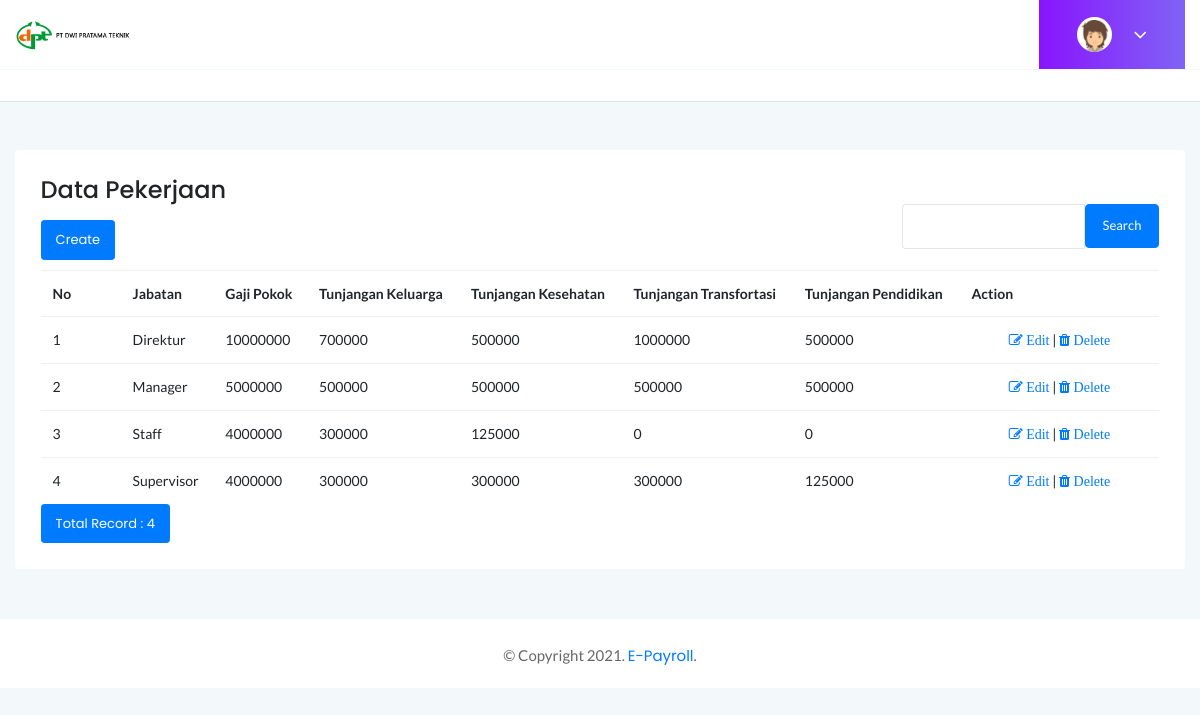
The page /index.php/pekerjaan on the database its author committed.
### tables this page shows
CREATE TABLE `pekerjaan` (
  `id_pekerjaan` int(11) NOT NULL,
  `pekerjaan` varchar(30) DEFAULT NULL,
  `gapok` int(11) DEFAULT NULL,
  `tukes` int(11) DEFAULT NULL,
  `tutra` int(11) DEFAULT NULL,
  `tupen` int(11) DEFAULT NULL,
  `tukel` int(11) DEFAULT NULL
);

### application/controllers/Pekerjaan.php (called while the page is built, shortened)
<?php
class Pekerjaan extends CI_Controller
{
	public function index()
    {
        $q = urldecode($this->input->get('q', TRUE));
        $start = intval($this->input->get('start'));
        if ($q <> '') {
            $config['base_url'] = base_url() . 'admin/index.html?q=' . urlencode($q);
            $config['first_url'] = base_url() . 'admin/index.html?q=' . urlencode($q);
        } else {
            $config['base_url'] = base_url() . 'admin/index.html';
            $config['first_url'] = base_url() . 'admin/index.html';
        }
        $config['per_page'] = 10;
        $config['page_query_string'] = TRUE;
        $config['total_rows'] = $this->M_pekerjaan->total_rows($q);
        $pekerjaan = $this->M_pekerjaan->get_limit_data($config['per_page'], $start, $q);
        $this->load->library('pagination');
        $this->pagination->initialize($config);
        $data = array(
            'pekerjaan_data' => $pekerjaan,
            'q' => $q,
            'pagination' => $this->pagination->create_links(),
            'total_rows' => $config['total_rows'],
            'start' => $start,
            'konten' => 'admin/listpekerjaan',
            'judul' => 'Data Pekerjaan',
        );
        $this->load->view('index', $data);
    }
}

### index.php (called while the page is built, shortened)
<?php
require_once BASEPATH.'core/CodeIgniter.php';

### application/config/config.php (called while the page is built, shortened)
<?php
$config['base_url'] = 'http://localhost/e-payroll/';
$config['index_page'] = '';
$config['uri_protocol']	= 'REQUEST_URI';
$config['url_suffix'] = '';
$config['language']	= 'english';
$config['charset'] = 'UTF-8';
$config['enable_hooks'] = FALSE;
$config['subclass_prefix'] = 'MY_';
$config['composer_autoload'] = FALSE;
$config['permitted_uri_chars'] = 'a-z 0-9~%.:_\-';
$config['enable_query_strings'] = FALSE;
$config['controller_trigger'] = 'c';
$config['function_trigger'] = 'm';
$config['directory_trigger'] = 'd';
$config['allow_get_array'] = TRUE;
$config['log_threshold'] = 0;
$config['log_path'] = '';
$config['log_file_extension'] = '';
$config['log_file_permissions'] = 0644;
$config['log_date_format'] = 'Y-m-d H:i:s';
$config['error_views_path'] = '';
$config['cache_path'] = '';
$config['cache_query_string'] = FALSE;
$config['encryption_key'] = '';
$config['sess_driver'] = 'files';
$config['sess_cookie_name'] = 'ci_session';
$config['sess_expiration'] = 7200;
$config['sess_save_path'] = NULL;
$config['sess_match_ip'] = FALSE;
$config['sess_time_to_update'] = 300;
$config['sess_regenerate_destroy'] = FALSE;
$config['cookie_prefix']	= '';
$config['cookie_domain']	= '';
$config['cookie_path']		= '/';
$config['cookie_secure']	= FALSE;
$config['cookie_httponly'] 	= FALSE;
$config['standardize_newlines'] = FALSE;
$config['global_xss_filtering'] = FALSE;
$config['csrf_protection'] = FALSE;
$config['csrf_token_name'] = 'csrf_test_name';
$config['csrf_cookie_name'] = 'csrf_cookie_name';
$config['csrf_expire'] = 7200;
$config['csrf_regenerate'] = TRUE;
$config['csrf_exclude_uris'] = array();
$config['compress_output'] = FALSE;
$config['time_reference'] = 'local';
$config['rewrite_short_tags'] = FALSE;
$config['proxy_ips'] = '';

### application/models/M_pekerjaan.php (called while the page is built, shortened)
<?php
class M_pekerjaan extends CI_Model
{
	public $table = 'pekerjaan';
    public $id = 'id_pekerjaan';
    public $order = 'DESC';
	function total_rows($q = NULL) {
        $this->db->like('id_pekerjaan', $q);
		$this->db->or_like('pekerjaan', $q);
		$this->db->or_like('gapok', $q);
		$this->db->or_like('tukes', $q);
		$this->db->or_like('tutra', $q);
		$this->db->or_like('tupen', $q);
		$this->db->from($this->table);
        return $this->db->count_all_results();
    }
	function get_limit_data($limit, $start = 0, $q = NULL) {
        $this->db->order_by($this->id, $this->order);
        $this->db->like('id_pekerjaan', $q);
		$this->db->or_like('pekerjaan', $q);
		$this->db->or_like('gapok', $q);
		$this->db->or_like('tukes', $q);
		$this->db->or_like('tutra', $q);
		$this->db->or_like('tupen', $q);
		$this->db->limit($limit, $start);
        return $this->db->get($this->table);
    }
}

### application/views/admin/listpekerjaan.php (the view, shortened to what this page needs)
   <div class="main-content-inner">
       <div class="container">
           <div class="row">
<div class="col-lg-12 mt-5">
                   <div class="card">
                       <div class="card-body">
			<h4><?= $judul;?></h4>
			<div class="row" style="margin-bottom: 10px">
				<div class="col-md-4 mt-3">
					<?= anchor(base_url('pekerjaan/create'),'Create', 'class="btn btn-sm btn-primary"');?>
				</div>
				<div class="col-md-4 text-center">
				</div>
				<div class="col-md-1 text-right">
				</div>
				<div class="col-md-3 text-right">
					<form action="<?= base_url('pekerjaan/index');?>" class="form-inline" method="get">
						<div class="input-group">
							<input type="text" class="form-control" name="q" value="<?= $q;?>">
							<span class="input-group-btn">
							<button class="btn btn-primary" type="submit">Search</button>
							</span>
						</div>
					</form>
				</div>
			</div>
                           <div class="single-table">
                               <div class="table-responsive">
                                   <table class="table">
					<tr>
						<th>No</th>
						<th>Jabatan</th>
						<th>Gaji Pokok</th>
						<th>Tunjangan Keluarga</th>
						<th>Tunjangan Kesehatan</th>
						<th>Tunjangan Transfortasi</th>
						<th>Tunjangan Pendidikan</th>
						<th>Action</th>
					</tr>
					<?php
					if ($pekerjaan_data->num_rows() > 0) {
					foreach ($pekerjaan_data->result() as $pekerjaan) {
					?>
					<tr>
						<td width="80px"><?= ++$start;?></td>
						<td><?= $pekerjaan->pekerjaan;?></td>
						<td><?= $pekerjaan->gapok;?></td>
						<td><?= $pekerjaan->tukel;?></td>
						<td><?= $pekerjaan->tukes;?></td>
						<td><?= $pekerjaan->tutra;?></td>
						<td><?= $pekerjaan->tupen;?></td>
						<td style="text-align:center" width="200px">
							<?php
							echo anchor(base_url('pekerjaan/update/'.$pekerjaan->id_pekerjaan),'<i class="fa fa-pencil-square-o"> Edit</i>');
							echo ' | ';
							echo anchor(base_url('pekerjaan/delete/'.$pekerjaan->id_pekerjaan),'<i class="fa fa-trash"> Delete</i>','onclick="javasciprt: return confirm(\'Are You Sure ?\')"');
							?>
						</td>
					</tr>
					<?php }
					} else {
					?>
					<tr>
						<h colspan="8"><center>DATA TIDAK DI TEMUKAN</center></h>
					</tr>
					<?php } ?>
                                   </table>
					<div class="row">
						<div class="col-md-6">
							<a href="#" class="btn btn-sm btn-primary">Total Record : <?= $total_rows;?></a>
						</div>
						<div class="col-md-6 text-right">
						</div>
					</div>
                               </div>
                           </div>
                       </div>
                   </div>
               </div>
           </div>
       </div>
   </div>

### application/views/include/header.php (shortened to what this page needs)
<!doctype html>
<html class="no-js" lang="en">
<head>
    <link rel="stylesheet" href="<?= base_url();?>assets/css/bootstrap.min.css">
    <link rel="stylesheet" href="<?= base_url();?>assets/css/font-awesome.min.css">
    <link rel="stylesheet" href="<?= base_url();?>assets/css/themify-icons.css">
    <link rel="stylesheet" href="<?= base_url();?>assets/css/metisMenu.css">
    <link rel="stylesheet" href="<?= base_url();?>assets/css/owl.carousel.min.css">
    <link rel="stylesheet" href="<?= base_url();?>assets/css/slicknav.min.css">
    <link rel="stylesheet" href="https://www.amcharts.com/lib/3/plugins/export/export.css" type="text/css" media="all" />
    <link rel="stylesheet" href="<?= base_url();?>assets/css/typography.css">
    <link rel="stylesheet" href="<?= base_url();?>assets/css/default-css.css">
    <link rel="stylesheet" href="<?= base_url();?>assets/css/styles.css">
    <link rel="stylesheet" href="<?= base_url();?>assets/css/responsive.css">
</head>
<body class="body-bg">
    <div class="horizontal-main-wrapper">
        <div class="mainheader-area">
            <div class="container">
                <div class="row align-items-center">
                    <div class="col-md-3">
                        <div class="logo">
                            <a href="<?= base_url('app');?>"><img src="<?= base_url();?>assets/images/icon/dpt.png" alt="logo"></a>
                        </div>
                    </div>
                    <div class="col-md-9 clearfix text-right">
                        <div class="clearfix d-md-inline-block d-block">
                            <div class="user-profile m-0">
                                <img class="avatar user-thumb" src="<?= base_url();?>assets/images/author/avatar.png" alt="avatar">
                                <h4 class="user-name dropdown-toggle" data-toggle="dropdown"><?= $this->session->userdata('username');?> <i class="fa fa-angle-down"></i></h4>
                            </div>
                        </div>
                    </div>
                </div>
            </div>
        </div>

### application/views/include/topbar.php (shortened to what this page needs)
<div class="header-area header-bottom">
    <div class="container">
        <div class="row align-items-center">
            <div class="col-lg-9  d-none d-lg-block">
            </div>
        </div>
    </div>
</div>

### application/views/index.php
<?php include 'include/header.php';?>
<?php include 'include/topbar.php';?>
<section class="content">
	<?php include $konten.'.php';?>
</section>
<?php include 'include/footer.php';?>

### application/views/include/footer.php (shortened to what this page needs)
		<footer>
            <div class="footer-area">
                <p>© Copyright 2021. <a href="<?= base_url('app');?>">E-Payroll</a>.</p>
            </div>
        </footer>
    </div>
</body>
</html>

### rows shown on the page
pekerjaan: pekerjaan "Direktur", gapok "10000000", tukel "700000", tukes "500000", tutra "1000000", tupen "500000", id_pekerjaan "Edit", id_pekerjaan "Delete"
pekerjaan: pekerjaan "Manager", gapok "5000000", tukel "500000", tukes "500000", tutra "500000", tupen "500000", id_pekerjaan "Edit", id_pekerjaan "Delete"
pekerjaan: pekerjaan "Staff", gapok "4000000", tukel "300000", tukes "125000", tutra "0", tupen "0", id_pekerjaan "Edit", id_pekerjaan "Delete"
pekerjaan: pekerjaan "Supervisor", gapok "4000000", tukel "300000", tukes "300000", tutra "300000", tupen "125000", id_pekerjaan "Edit", id_pekerjaan "Delete"

### other values the page prints
$judul "Data Pekerjaan"
$total_rows "4"
